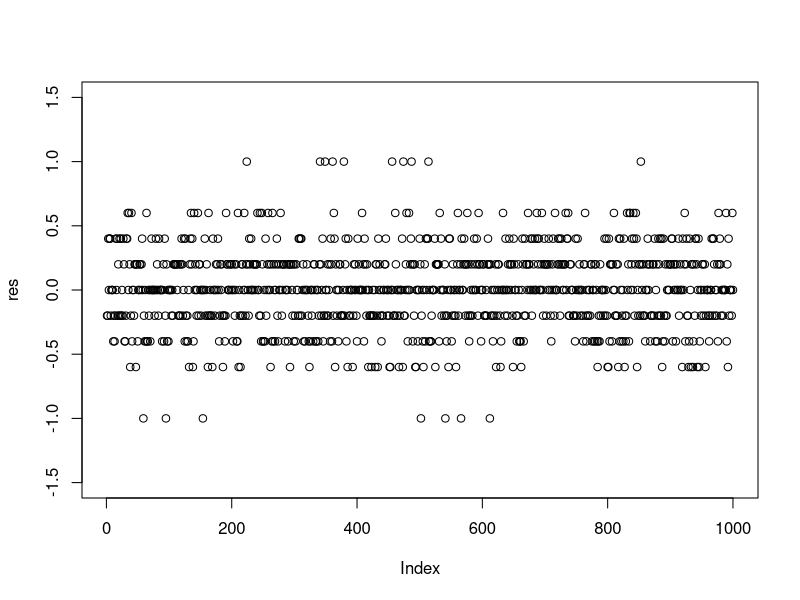

Write R code to recreate this figure.
trial = 1000
n = 5
spearman = numeric(trial)
kendall = numeric(trial)
for (i in 1:trial){
  x = runif(n)
  y = runif(n)
  spearman[i] = cor(x, y, method='spearman')
  kendall[i] = cor(x, y, method='kendall')
}
res = 3 * kendall - 2 * spearman
plot(res, ylim=c(-1.5, 1.5))
